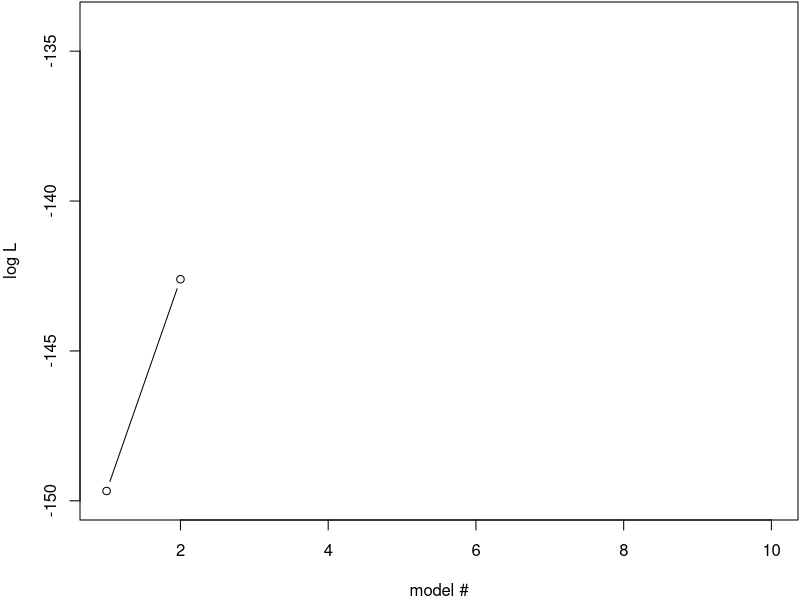
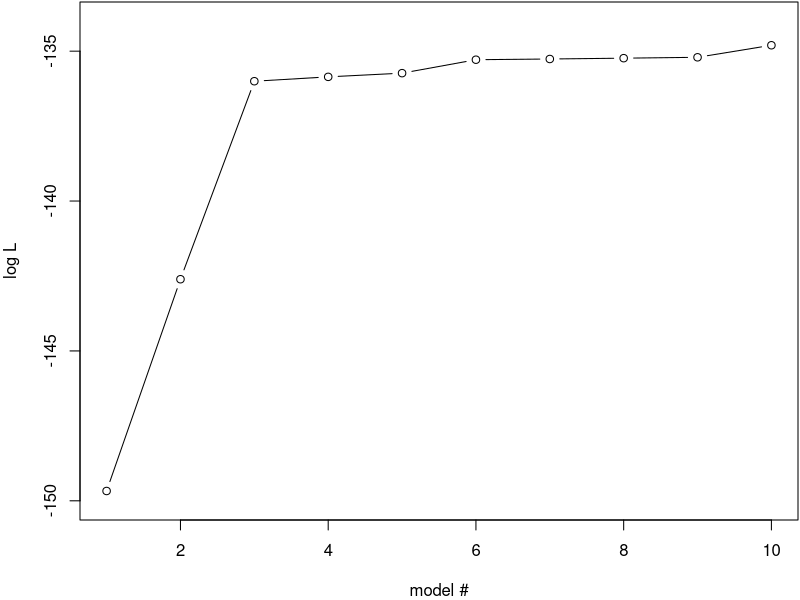
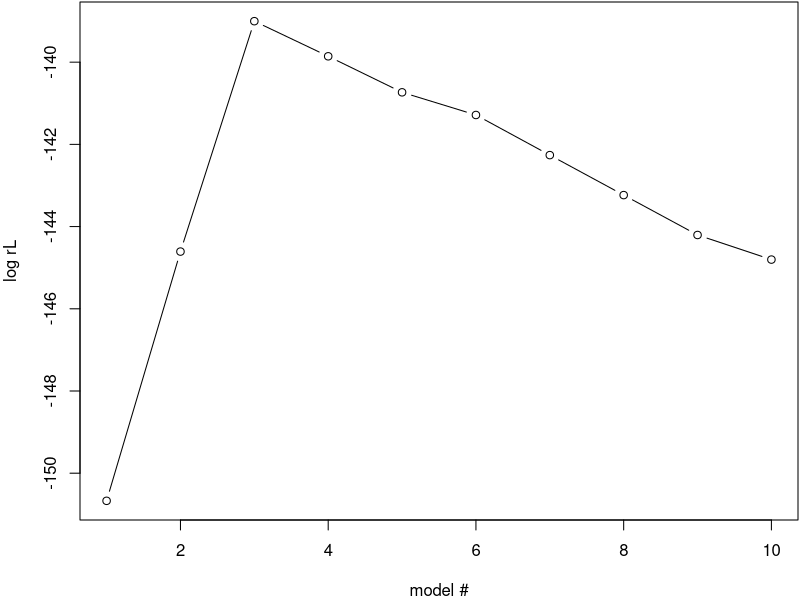
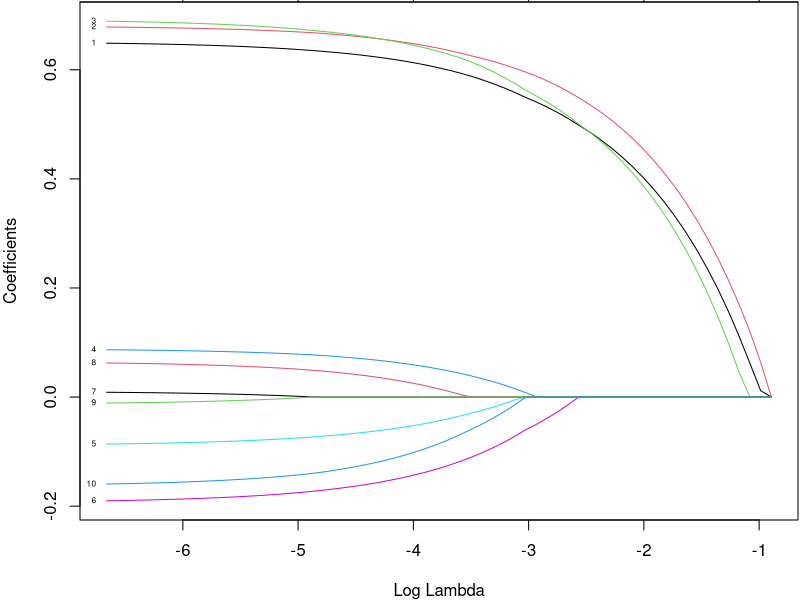
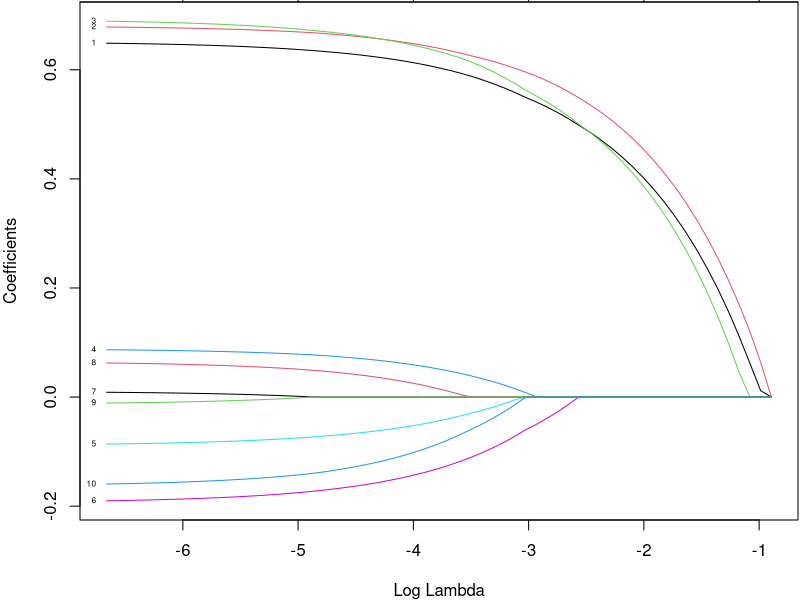
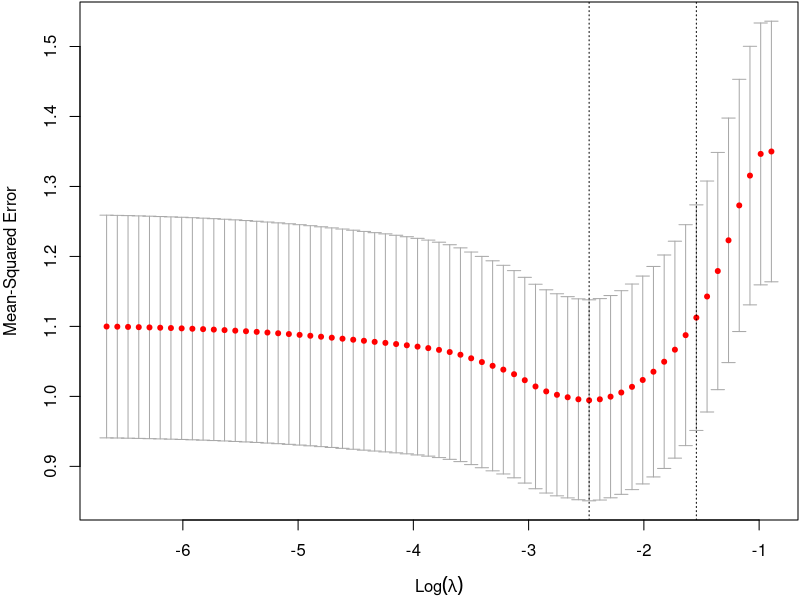
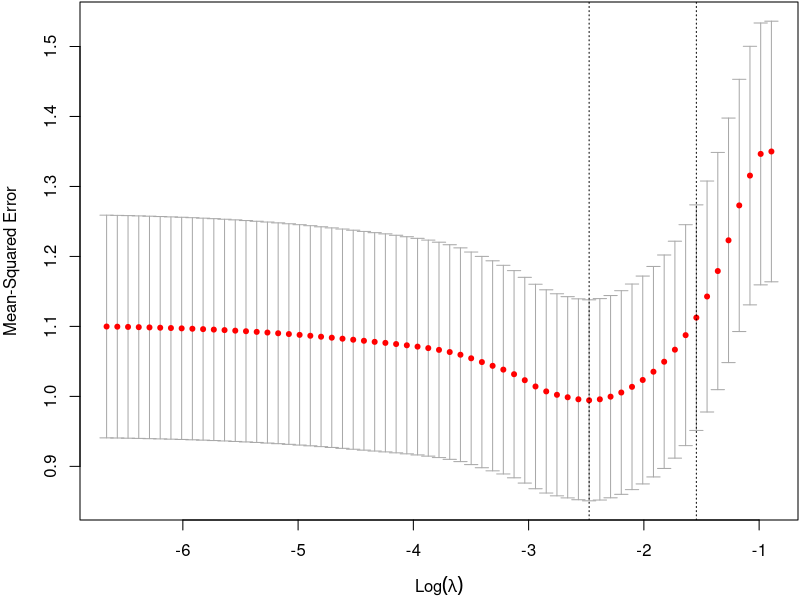
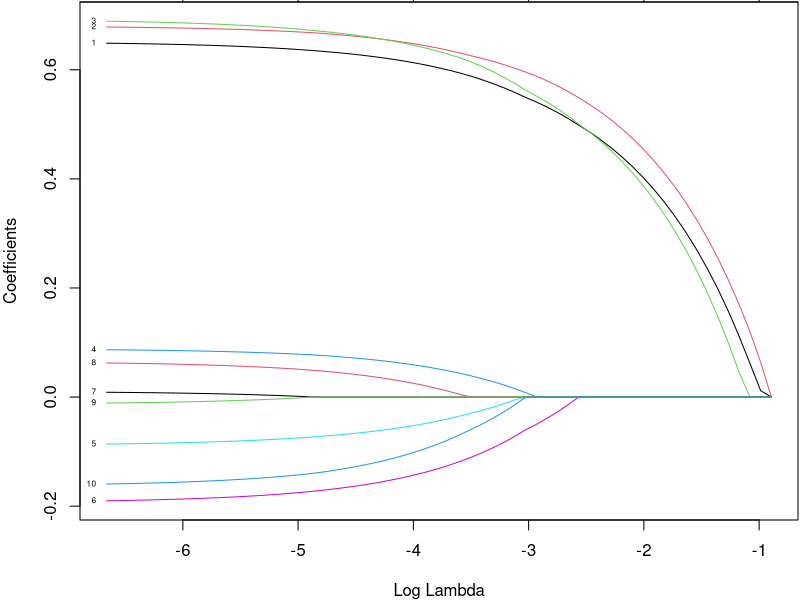

Recreate these plots in R, in order.
## ---- chunk 1
#setwd("workshop-mlbiostatistics/session-regularization")

# Reminder to self: 
# To stop the infinite moon reader add in type in console:
# servr::daemon_stop(1)
# To access console the following can be useful
# options(servr.daemon = TRUE)

library(knitr)
library(ggplot2)
opts_chunk$set(echo=FALSE, eval=TRUE, message=FALSE, warning=FALSE, error=FALSE, out.width='100%', fig.height=3) #, fig.width=6)#, knitr.kable.NA = '-')
knit_hooks$set(inline = function(x) {if(is.numeric(x)){
  prettyNum(round(x,3), big.mark=" ")}else{x}
})
## ---- chunk 2
# To obtain exactly the same result as in the demo, set seed to 85
set.seed(85)
N=100 # number of samples
P=10 # number of variables
# Generate X from uniform distribution
X=matrix(round(runif(N*(P+1),min=0, max=2),2), nrow=N, ncol=P)
# generate Y from a multivariate lm of 3 first X variables only
b0=3 #intercept
b=c(runif(3, min=0.5, max=1.0)) # effect sizes for 3 first X variables
# generate Y for all samples (=rows in X) 
Y = b0 + X[,1] * b[1] + X[,2] * b[2] + X[,3] * b[3] + rnorm(N)
## ---- chunk 3
library(stats)
ll= vector()
for(i in seq(1,P)){
  Xi=X[,seq(1,i)]
  ll[i] <- logLik(lm(Y~Xi))
}
par(mar = c(4, 4, 0.1, 0.1)) 
# plot likelihoods for models with 1 and 2 vaiables
plot(ll[1:2], ylab="log L", xlab="model #", type = "b", xlim=c(1,P), ylim=c(floor(min(ll)),ceiling(max(ll)))) 
# xlim and ylim not really necessary here, but I can reuse the plot statement below, so the plots look similar
## ---- chunk 4
# compute loglikelihood (ll) for all models including variables
# 1--i, for i <= P; store results in vector ll
ll= vector()
for(i in seq(1,P)){
  Xi=X[,seq(1,i)]
  ll[i] <- logLik(lm(Y~Xi))
}
par(mar = c(4, 4, 0.1, 0.1)) 
# plot ll for all models
plot(ll, ylab="log L", xlab="model #", type = "b", xlim=c(1,P), ylim=c(floor(min(ll)),ceiling(max(ll)))) 

## ---- chunk 5
# compute loglikelihood (ll) for all models including 1-P variables
rl= vector() 
for(i in seq(1,P)){
  xi=X[,seq(1,i), drop=FALSE]
  fit = lm(Y~xi)
  # Compute the regularized Likelihood
  rl[i] = logLik(fit) - i
}
par(mar = c(4, 4, 0.1, 0.1)) 
p = plot(rl, xlim=c(1,P), ylab="log rL", xlab="model #", type = "b")
## ---- chunk 6
library(glmnet)
# run lasso (alpha=1) for linear model (family=gaussian)
fit = glmnet(X,Y, family="gaussian", alpha=1, standardize=T)
## ---- chunk 7
par(mfrow=c(1,1))
par(mar = c(4, 4, 0.1, 0.1)) 
p=plot(fit, xvar="lambda",label=T)
p
## ---- chunk 8
par(mfrow=c(1,1))
par(mar = c(4, 4, 0.1, 0.1)) 
plot(fit, xvar="lambda",label=T)
## ---- chunk 9
library(glmnet)
par(mfrow=c(1,1))
# run lasso (alpha=1) for linear model (family=gaussian)
cvglm=cv.glmnet(X,Y, family="gaussian", alpha=1, standardize=T, nfolds=100)
par(mfrow=c(1,1))
par(mar = c(4, 4, 0.1, 0.1)) 
plot(cvglm)
minlambda=cvglm$lambda.min
print(minlambda)
## ---- chunk 10
plot(cvglm)
plot(cvglm$glmnet.fit, xvar="lambda",label=T)
## ---- chunk 11
library(dplyr)      # for nice table
library(kableExtra) #for nice table

coefglm=as.data.frame(as.matrix(coef(cvglm, s="lambda.min")))
coefglm=cbind(seq(0,10),c(b0, b, rep(0, 7)),coefglm)
names(coefglm)=c("beta","value (oracle)", paste0("estimate(lambda=",signif(minlambda,2),")"))
kable(coefglm, row.names=F) %>%   kable_styling( font_size = 14)
